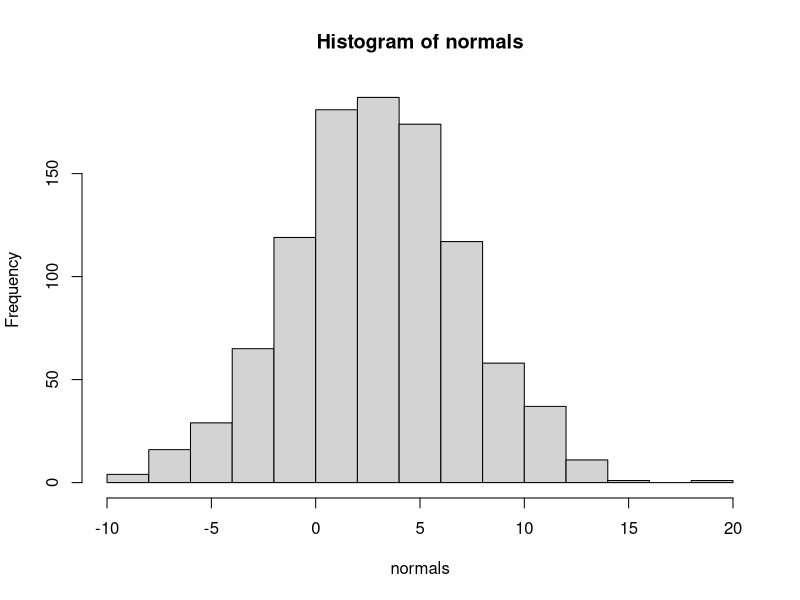
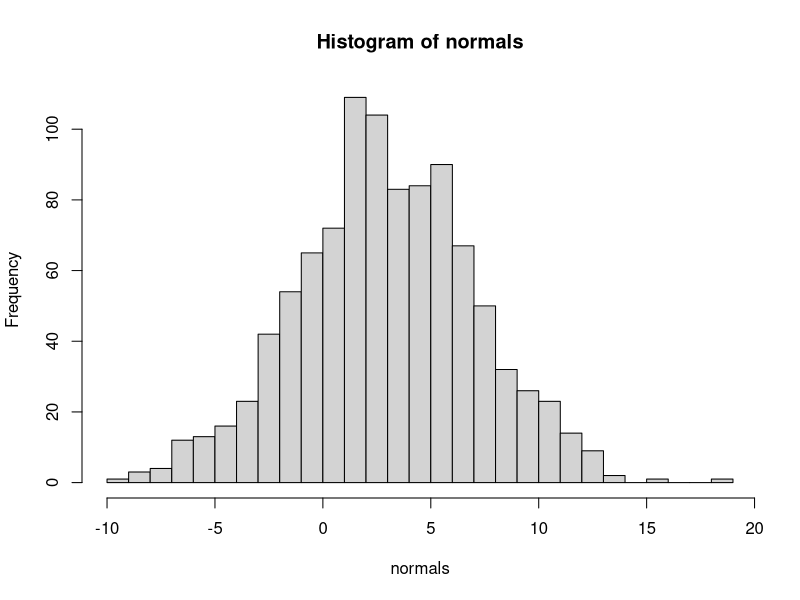
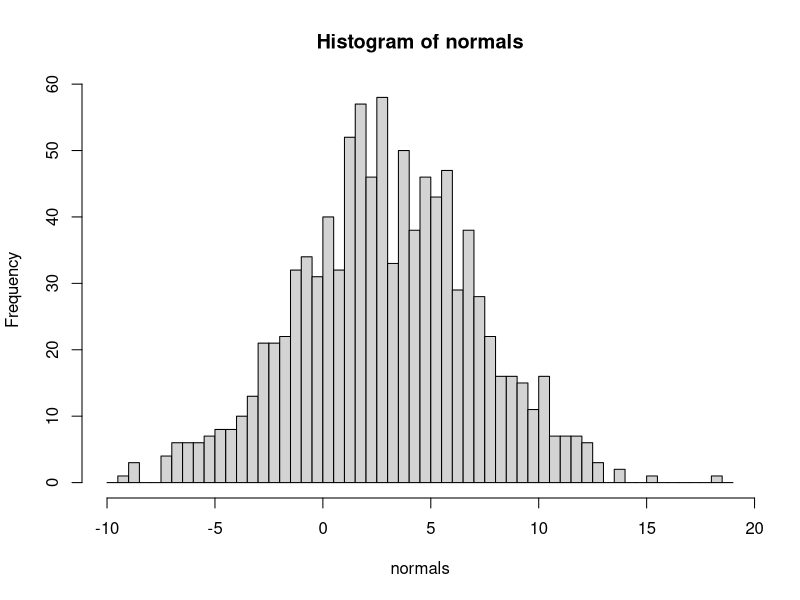
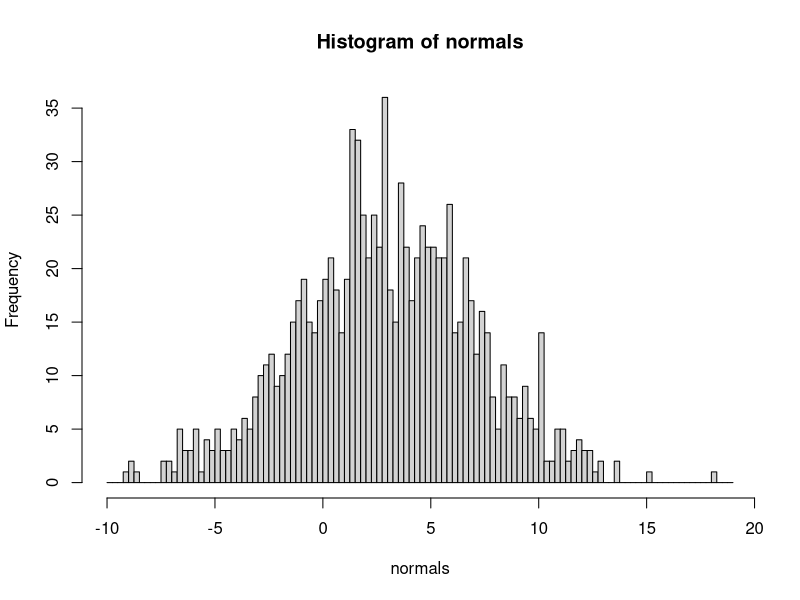
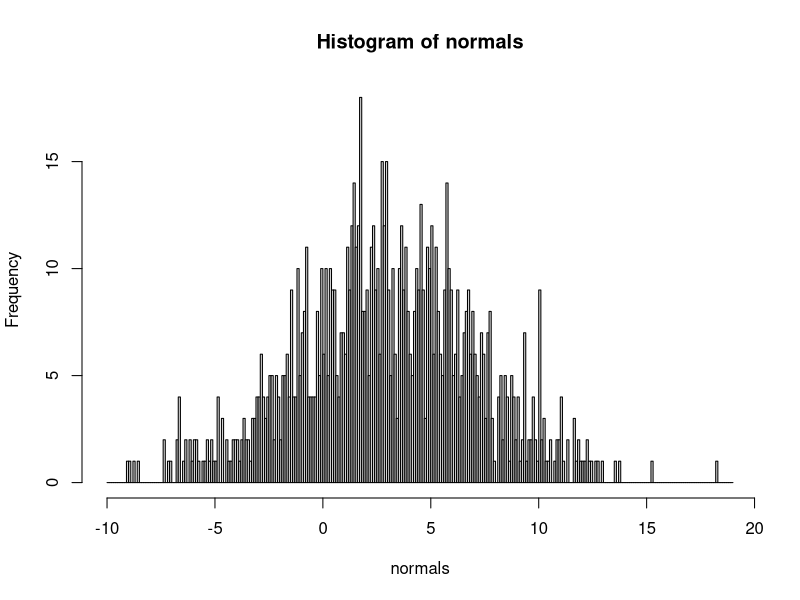
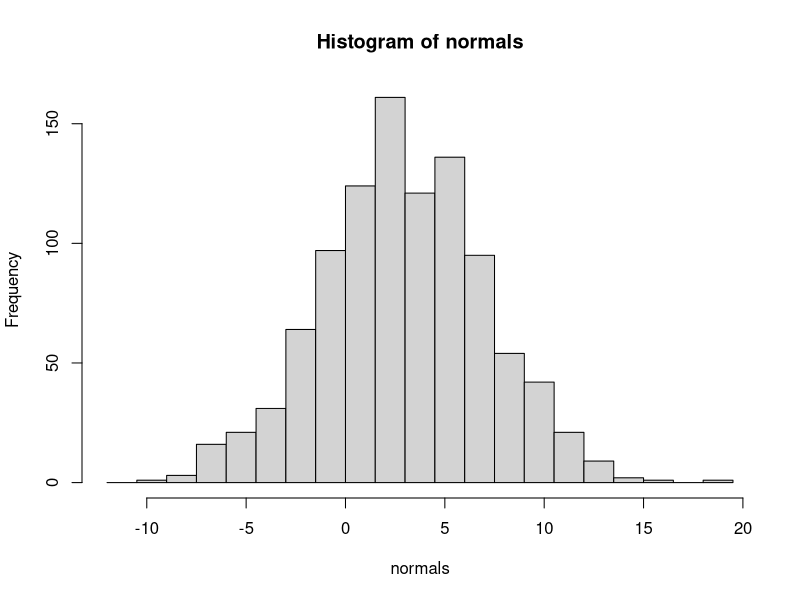
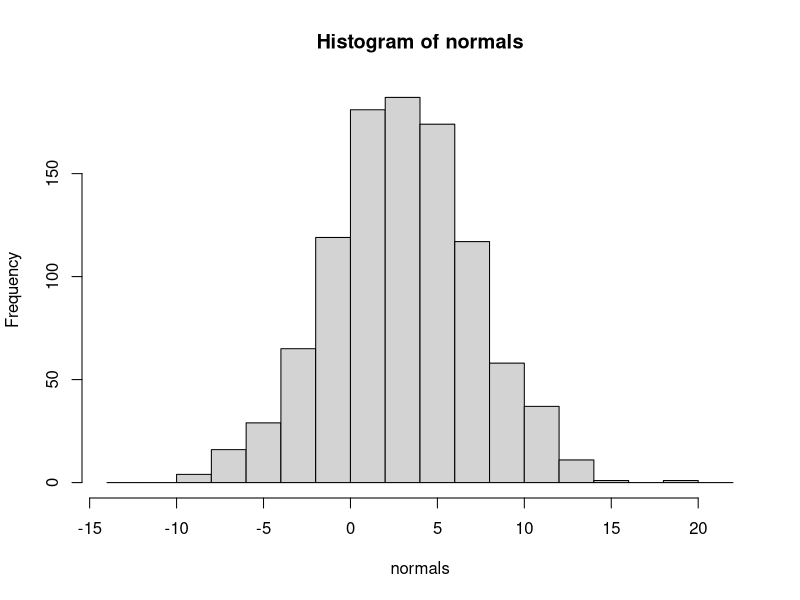
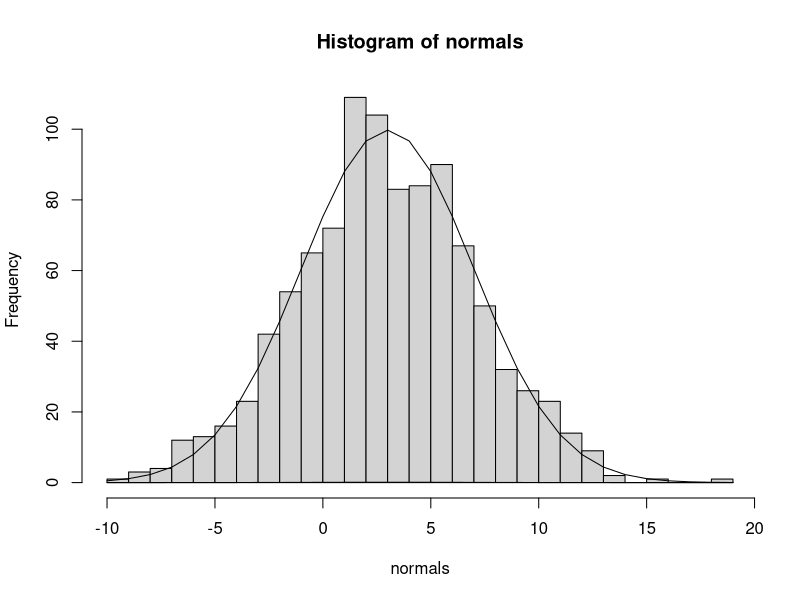

Write R code to recreate these figures, in order. (Note: this script raises an error after producing the figures.)
#Solutions to Worksheet 3.
set.seed(1) #so everytime will get the same value

#Q1a
normals <- rnorm(1000,3,4)

#Q1b
hist(normals)

#Q1c
min(normals) 
max(normals)

#Q1d

hist(normals, breaks=seq(floor(min(normals)),floor(max(normals)+1),1)) #the last argument is the width

floor(min(normals)) #round up function
floor(max(normals))
seq(floor(min(normals)),floor(max(normals)+1))

hist(normals, breaks=seq(floor(min(normals)),floor(max(normals)+1),0.5)) 

hist(normals, breaks=seq(floor(min(normals)),floor(max(normals)+1),0.25))

hist(normals, breaks=seq(floor(min(normals)),floor(max(normals)+1),0.1))

##############

#hist(normals, breaks=seq(floor(min(normals)),floor(max(normals)+1),1.5))
#This may not work, as the breaks may no longer span the range of values in
#normals. In that case, expand the base of the histogram slightly:

hist(normals, breaks=seq(floor(min(normals)-2),floor(max(normals)+2),1.5))

hist(normals, breaks=seq(floor(min(normals)-4),floor(max(normals)+4),2))

#############

#Q1e

grid <- seq(floor(min(normals)),floor(max(normals)+1),1) #grid is a sequence function (a straight horizontal line)
grid
#want a smooth line(pdf) of the normal distribution: f(x)=(1/sqrt(2*pi*s^2))exp((x-mean)^2/2s^2)
really.normal <- dnorm(grid,3,4) #dnorm=normal pdf function
really.normal
    
x<-c(-1,0,2)
dnorm(x,0,1)
exp(-0.5*(x)^2)/sqrt(2*pi) #show that dnorm=pdf of normal dist 

hist(normals, breaks=seq(floor(min(normals)),floor(max(normals)+1),1))

lines(grid,really.normal)

lines(grid,1000*1*really.normal) #convert raw scale frequency

#Now you can try this out yourself on the other histograms.

#Q1f

qqnorm(normals) #errors need to be normally ditributed, use qqnorm plot to test normality
#Looks pretty linear!
    qqline(normals)

#Q1g

expo <- rexp(15,1)

mean(expo) 
var(expo)

qqnorm(expo)
qqline(expo)
#The solution to question 2 was given at the end of the worksheet.

#Excludes Point 1

betachng <- function(resp,pred,excl){
  
exc <- unique(excl)
if(min(excl)<1) {
print("Invalid Point to be Excluded - Index too small") }
else if(max(excl)>length(pred)) {
print("Invalid Point to be Excluded - Index too large") }
else {
beta <- lsfit(pred,resp)$coef
beta.red <-lsfit(pred[-exc],resp[-exc])$coef
beta - beta.red }
}

#########

betachng(Height,Weight,1)
    
names(women)<-c("Height","Weight")
colnames(women)
attach(women)
    
#Excludes Points 1,2 and 5

betachng(Height,Weight,c(1,2,5)) 
